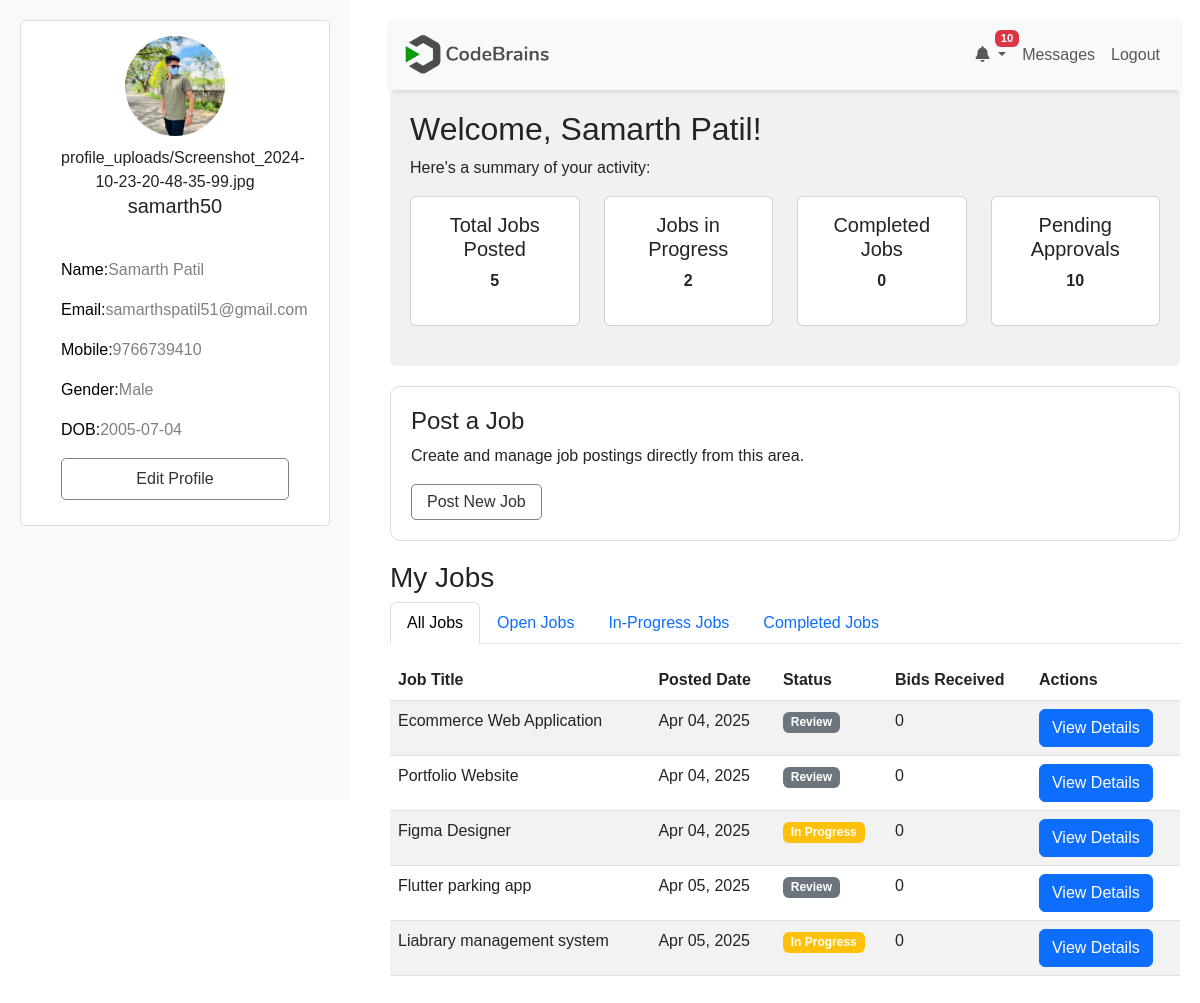
Screenshot of /PHPUIFiles/user_dashboard.php (signed in) with the database file from the repository.
### tables this page shows
CREATE TABLE "users" (
	"users_id"	INTEGER,
	"users_name"	VARCHAR(255),
	"username"	VARCHAR(255),
	"users_password"	VARCHAR(255) UNIQUE,
	"users_email"	VARCHAR(255),
	"users_contact"	INTEGER,
	"users_gender"	VARCHAR(255),
	"users_dob"	DATE,
	"users_profile_img"	VARCHAR(255),
	PRIMARY KEY("users_id" AUTOINCREMENT)
);

CREATE TABLE "jobs" (
	"id"	INTEGER,
	"username"	TEXT NOT NULL,
	"job_title"	TEXT NOT NULL,
	"job_category"	NUMERIC NOT NULL,
	"job_description"	NUMERIC NOT NULL,
	"primary_skill"	TEXT NOT NULL,
	"additional_skills"	NUMERIC,
	"experience_level"	TEXT NOT NULL,
	"budget"	REAL NOT NULL,
	"deadline"	DATE NOT NULL,
	"attachments"	TEXT,
	"additional_questions"	TEXT,
	"status"	TEXT DEFAULT 'Open',
	"NoOfbidsReceived"	INTEGER DEFAULT 0,
	"posted_date"	DATETIME DEFAULT CURRENT_TIMESTAMP, user_id INTEGER,
	PRIMARY KEY("id" AUTOINCREMENT)
);

### PHPUIFiles/user_dashboard.php (the view, shortened to what this page needs)
<?php
$db = new SQLite3('C:\xampp\htdocs\FreelanceMarketplace\Connection\Freelance_db.db');
if (isset($_SESSION["username"])) {
    $username = $_SESSION["username"];
} else {
    header("Location: login.php");
    exit();
}
$sql = "SELECT * FROM users WHERE username='$username'";
$result = $db->query($sql);
if ($result) {
    while ($row = $result->fetchArray(SQLITE3_ASSOC)) {
        $user_id = $row["users_id"];
        $username = $row["username"];
        $users_name = $row["users_name"];
        $email = $row["users_email"];
        $contact = $row["users_contact"];
        $gender = $row["users_gender"];
        $dob = $row["users_dob"];
        $profile_path = $row["users_profile_img"];
    }
} else {
    echo "0 results";
}
$unreadCountQuery = $db->prepare("
    SELECT COUNT(*) as unread_count
    FROM notifications
    WHERE user_id = :user_id
    AND is_read = 0
");
$unreadCountQuery->bindValue(':user_id', $user_id, SQLITE3_INTEGER);
$unreadCountResult = $unreadCountQuery->execute();
$unreadCount = $unreadCountResult->fetchArray(SQLITE3_ASSOC)['unread_count'] ?? 0;
$allJobsQuery = "SELECT * FROM jobs WHERE username = '$username'";
$allJobsResult = $db->query($allJobsQuery);
$totalJobsQuery = "SELECT COUNT(*) as total_jobs FROM jobs WHERE username = '$username'";
$totalJobsResult = $db->query($totalJobsQuery);
$totalJobs = $totalJobsResult->fetchArray(SQLITE3_ASSOC)['total_jobs'];
$inProgressJobsCountQuery = "SELECT COUNT(*) as in_progress_jobs FROM jobs WHERE username = '$username' AND status = 'In Progress'";
$inProgressJobsCountResult = $db->query($inProgressJobsCountQuery);
$inProgressJobsCount = $inProgressJobsCountResult->fetchArray(SQLITE3_ASSOC)['in_progress_jobs'];
$completedJobsCountQuery = "SELECT COUNT(*) as completed_jobs FROM jobs WHERE username = '$username' AND status = 'Completed'";
$completedJobsCountResult = $db->query($completedJobsCountQuery);
$completedJobsCount = $completedJobsCountResult->fetchArray(SQLITE3_ASSOC)['completed_jobs'];
?>
<!DOCTYPE html>
<html lang="en">
<head>
    <link rel="stylesheet" href="https://cdnjs.cloudflare.com/ajax/libs/font-awesome/6.0.0-beta3/css/all.min.css">
    <link rel="stylesheet" href="https://cdnjs.cloudflare.com/ajax/libs/bootstrap/5.3.0/css/bootstrap.min.css">
    <link rel="stylesheet" href="../CSS files/user-dashboard.css">
</head>
<body>
<div class="sidebar">
    <div class="profile-card">
        <img src="<?=$profile_path; ?>" alt="User Profile">
        <?= $profile_path;?>
        <h5><?php echo $username; ?></h5>
        <p id="p1"><span>Name:</span><?php echo $users_name; ?></p>
        <p><span>Email:</span><?php echo $email; ?></p>
        <p><span>Mobile:</span><?php echo $contact; ?></p>
        <p><span>Gender:</span><?php echo $gender; ?></p>
        <p><span>DOB:</span><?php echo $dob; ?></p>
        <a href="#edit" id="edit">Edit Profile</a>
    </div>
</div>
<div class="main-content">
    <nav class="navbar navbar-expand-lg navbar-light bg-light">
        <div class="container-fluid">
            <a class="navbar-brand" href="#"><img style="width:150px;" src="../Assets/logo2.png" alt=""></a>
            <div class="collapse navbar-collapse" id="navbarNav">
                <ul class="navbar-nav ms-auto">
                    <li class="nav-item dropdown">
                        <a class="nav-link dropdown-toggle" href="#" id="notificationsDropdown" role="button" data-bs-toggle="dropdown" aria-expanded="false">
                            <i class="fas fa-bell"></i>
                            <?php if ($unreadCount > 0): ?>
                                <span class="badge bg-danger notification-badge"><?= $unreadCount ?></span>
                            <?php endif; ?>
                        </a>
                    </li>
                    <li class="nav-item"><a class="nav-link" href="./messages.php?freelancer_id=4">Messages</a></li>
                    <li class="nav-item"><a class="nav-link" href="logout.php">Logout</a></li>
                </ul>
            </div>
        </div>
    </nav>
    <div class="overview-panel">
        <h2>Welcome, <?php echo $users_name; ?>!</h2>
        <p>Here's a summary of your activity:</p>
        <div class="row">
            <div class="col-md-3">
                <div class="card text-center">
                    <div class="card-body">
                        <h5>Total Jobs Posted</h5>
                        <p><strong><?php echo $totalJobs; ?></strong></p>
                    </div>
                </div>
            </div>
            <div class="col-md-3">
                <div class="card text-center">
                    <div class="card-body">
                        <h5>Jobs in Progress</h5>
                        <p><strong><?php echo $inProgressJobsCount; ?></strong></p>
                    </div>
                </div>
            </div>
            <div class="col-md-3">
                <div class="card text-center">
                    <div class="card-body">
                        <h5>Completed Jobs</h5>
                        <p><strong><?php echo $completedJobsCount; ?></strong></p>
                    </div>
                </div>
            </div>
            <div class="col-md-3">
                <div class="card text-center">
                    <div class="card-body">
                        <h5>Pending Approvals</h5>
                        <p><strong><?= $unreadCount ?></strong></p>
                    </div>
                </div>
            </div>
        </div>
    </div>
    <div class="post-job">
        <h4>Post a Job</h4>
        <p>Create and manage job postings directly from this area.</p>
        <button id="postJobButton">Post New Job</button>
    </div>
    <div id="jobs">
        <h3>My Jobs</h3>
        <ul class="nav nav-tabs">
            <li class="nav-item">
                <a class="nav-link active" data-bs-toggle="tab" href="#all-jobs">All Jobs</a>
            </li>
            <li class="nav-item">
                <a class="nav-link" data-bs-toggle="tab" href="#open-jobs">Open Jobs</a>
            </li>
            <li class="nav-item">
                <a class="nav-link" data-bs-toggle="tab" href="#in-progress-jobs">In-Progress Jobs</a>
            </li>
            <li class="nav-item">
                <a class="nav-link" data-bs-toggle="tab" href="#completed-jobs">Completed Jobs</a>
            </li>
        </ul>
        <div class="tab-content mt-3">
            <div id="all-jobs" class="tab-pane fade show active">
                <table class="table table-striped">
                    <thead>
                        <tr>
                            <th>Job Title</th>
                            <th>Posted Date</th>
                            <th>Status</th>
                            <th>Bids Received</th>
                            <th>Actions</th>
                        </tr>
                    </thead>
                    <tbody>
                        <?php
                        $allJobsResult->reset();
                        while ($row = $allJobsResult->fetchArray(SQLITE3_ASSOC)) {
                            echo "<tr>
                                <td>{$row['job_title']}</td>
                                <td>" . date('M d, Y', strtotime($row['posted_date'])) . "</td>
                                <td><span class='badge bg-" .
                                    ($row['status'] == 'Open' ? 'success' :
                                    ($row['status'] == 'In Progress' ? 'warning' :
                                    ($row['status'] == 'Completed' ? 'primary' : 'secondary'))) .
                                    "'>{$row['status']}</span></td>
                                <td>{$row['NoOfbidsReceived']}</td>
                                <td>
                                    <a href='job_details.php?id={$row['id']}' class='btn btn-primary'>View Details</a>
                                </td>
                            </tr>";
                        }
                        ?>
                    </tbody>
                </table>
            </div>
        </div>
    </div>
</body>
</html>

### CSS files/user-dashboard.css (style rules this page uses)
body { font-family: Arial, sans-serif; }
.sidebar { height: 100vh; background-color: #f8f9fa; padding: 20px; position: fixed; width: 350px; }
.sidebar .profile-card { background: #ffffff; padding: 15px 40px; border-radius: 5px; text-align: center; border: 1px solid #ddd; margin-bottom: 20px; }
.sidebar .profile-card img { width: 100px; height: 100px; border-radius: 50%; margin-bottom: 10px; }
.profile-card p { text-align: left; color: grey; }
.profile-card p span { color: black; }
#p1 { margin-top: 40px; }
#edit { display: block; margin: 10px 0; text-decoration: none; background-color: transparent; color: #333; border: 1px solid grey; padding: 8px 25px; border-radius: 5px; cursor: pointer; }
.main-content { margin-left: 370px; padding: 20px; }
.navbar { box-shadow: 0 2px 5px rgba(0, 0, 0, 0.1); }
.overview-panel { background: #f1f1f1; padding: 20px; border-radius: 5px; margin-bottom: 20px; }
.card { margin-bottom: 20px; }
.post-job { padding: 20px; background-color: #fff; border: 1px solid #ddd; border-radius: 10px; margin-bottom: 20px; }
.post-job button { background-color: transparent; color: #333; border: 1px solid grey; padding: 5px 15px; border-radius: 5px; cursor: pointer; }

### PHPUIFiles/user_dashboard.php (style rules this page uses)
.notification-badge { position: absolute; top: -5px; right: -5px; font-size: 0.7rem; padding: 3px 6px; }

### rows the page displays
users: users_profile_img (picture), users_profile_img "profile_uploads/Screenshot_2024-10-23-20-48-35-99.jpg", username "samarth50", users_name "Samarth Patil", users_email "samarthspatil51@gmail.com", users_contact "9766739410", users_gender "Male", users_dob "2005-07-04"
jobs: job_title "Ecommerce Web Application", posted_date "Apr 04, 2025", status "Review", NoOfbidsReceived "0"
jobs: job_title "Portfolio Website", posted_date "Apr 04, 2025", status "Review", NoOfbidsReceived "0"
jobs: job_title "Figma Designer", posted_date "Apr 04, 2025", status "In Progress", NoOfbidsReceived "0"
jobs: job_title "Flutter parking app", posted_date "Apr 05, 2025", status "Review", NoOfbidsReceived "0"
jobs: job_title "Liabrary management system", posted_date "Apr 05, 2025", status "In Progress", NoOfbidsReceived "0"

### other values shown
$unreadCount "10"
$totalJobs "5"
$inProgressJobsCount "2"
$completedJobsCount "0"
